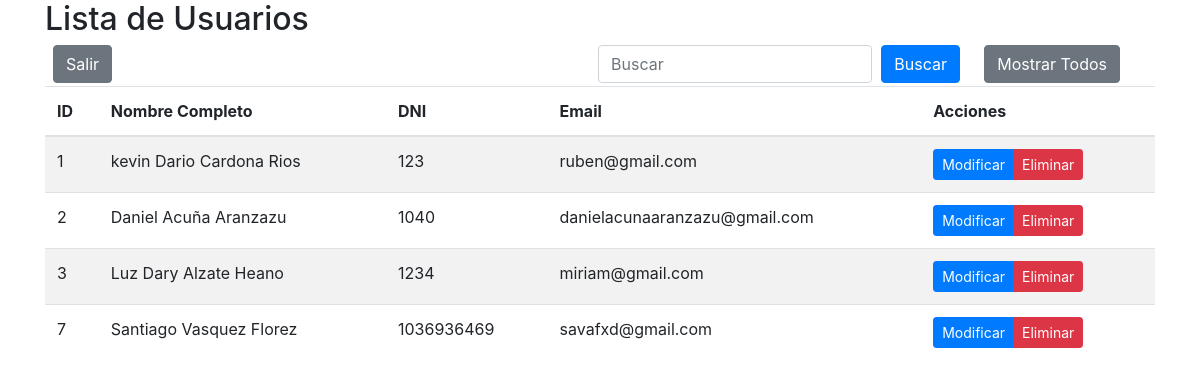
The app's page /mostrar_usuarios.php with its own data.
### tables this page shows
CREATE TABLE `user` (
  `id` int(11) NOT NULL,
  `first_name` varchar(15) DEFAULT NULL,
  `second_name` varchar(30) DEFAULT NULL,
  `first_family_name` varchar(20) DEFAULT NULL,
  `second_family_name` varchar(25) DEFAULT NULL,
  `role_id` int(11) DEFAULT NULL,
  `dni` int(11) DEFAULT NULL,
  `dni_type_id` int(11) DEFAULT NULL,
  `email` varchar(90) DEFAULT NULL,
  `password` varchar(512) DEFAULT NULL,
  `news_id` int(11) DEFAULT NULL,
  `image` varchar(255) NOT NULL,
  `token` varchar(64) NOT NULL
);

### mostrar_usuarios.php (the view, shortened to what this page needs)
<?php
include('connect.php');
$sql = "SELECT * FROM user";
$result = mysqli_query($connect, $sql);
?>
<!DOCTYPE html>
<html lang="es">
<head>
    <link rel="stylesheet" href="https://cdn.jsdelivr.net/npm/bootstrap@4.6.2/dist/css/bootstrap.min.css">
</head>
<body>
    <div class="container">
        <h2>Lista de Usuarios</h2>
        <form class="form-inline" method="GET">
            <input style="position: absolute; top: 45px; right: 20rem;" type="text" class="form-control mr-sm-2" name="busqueda" placeholder="Buscar" value="<?php echo isset($_GET['busqueda']) ? $_GET['busqueda'] : ''; ?>">
            <button style="position: absolute; top: 45px; right: 15rem;" type="submit" class="btn btn-primary" name="buscar">Buscar</button>
            <a style="position: absolute; top: 45px; right: 5rem;" href="mostrar_usuarios.php" class="btn btn-secondary ml-2">Mostrar Todos</a>
        </form>
<br>
        <table class="table table-striped mt-3">
            <thead>
                <tr>
                    <th>ID</th>
                    <th>Nombre Completo</th>
                    <th>DNI</th>
                    <th>Email</th>
                    <th>Acciones</th>
                </tr>
                <a style="position: absolute; top: 45px; " href="index.php" class="btn btn-secondary ml-2">Salir</a>
            </thead>
            <tbody>
                <?php
                while ($row = mysqli_fetch_assoc($result)) {
                    echo "<tr>";
                    echo "<td>" . $row['id'] . "</td>";
                    echo "<td>" . $row['first_name'] . " " . $row['second_name'] . " " . $row['first_family_name'] . " " . $row['second_family_name'] . "</td>";
                    echo "<td>" . $row['dni'] . "</td>";
                    echo "<td>" . $row['email'] . "</td>";
                    echo "<td>";
                    echo "<div class='btn-group'>";
                    echo "<a href='modificaruser.php?id=" . $row['id'] . "' class='btn btn-primary btn-sm'>Modificar</a>";
                    echo "<a href='?eliminar=" . $row['id'] . "' class='btn btn-danger btn-sm' onclick='return confirm(\"¿Estás seguro de que deseas eliminar este usuario?\")'>Eliminar</a>";
                    echo "</div>";
                    echo "</td>";
                    echo "</tr>";
                }
                ?>
            </tbody>
        </table>
    </div>
</body>
</html>

### records on screen
user: id "1", first_name "kevin", second_name "Dario", first_family_name "Cardona", second_family_name "Rios", dni "123", email "ruben@gmail.com"
user: id "2", first_name "Daniel", first_family_name "Acuña", second_family_name "Aranzazu", dni "1040", email "danielacunaaranzazu@gmail.com"
user: id "3", first_name "Luz", second_name "Dary", first_family_name "Alzate", second_family_name "Heano", dni "1234", email "miriam@gmail.com"
user: id "7", first_name "Santiago", first_family_name "Vasquez", second_family_name "Florez", dni "1036936469", email "savafxd@gmail.com"
